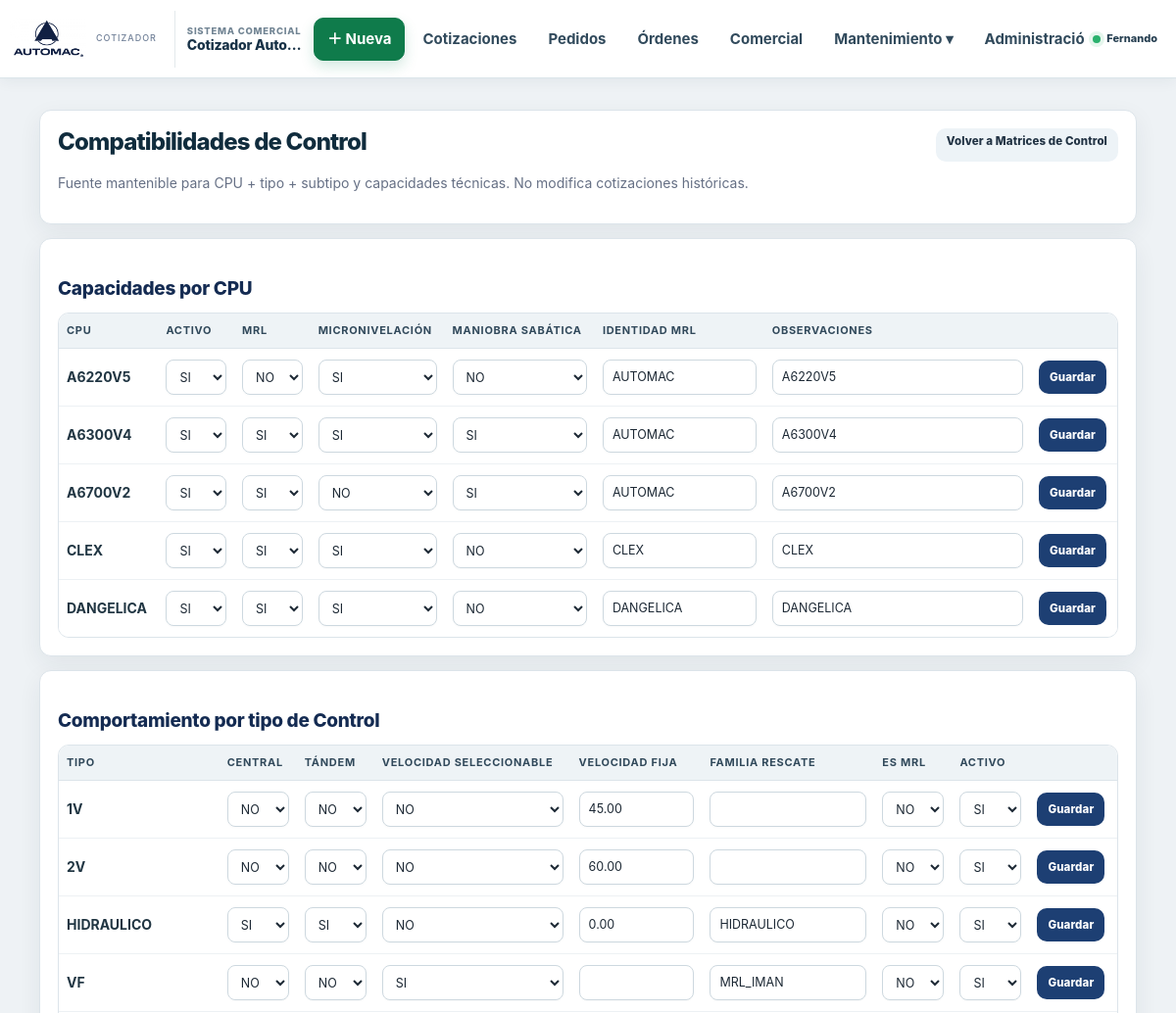
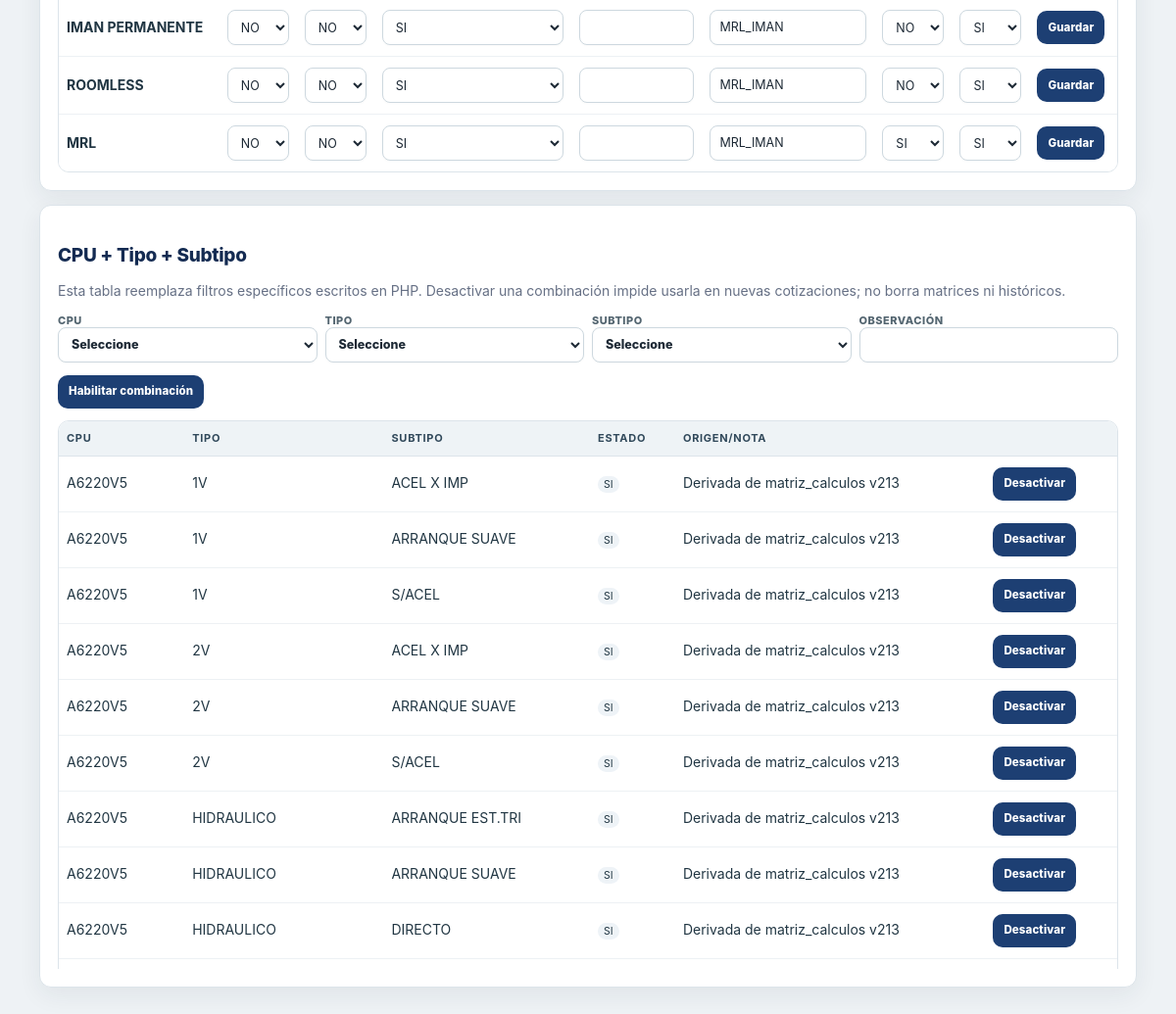
/mantenimiento_control_compatibilidades.php (signed in), run on the app's committed database (2 pictures, top to bottom).
### tables this page shows
CREATE TABLE `cpus` (
  `cpu_id` tinyint(3) UNSIGNED NOT NULL,
  `cpu_name` varchar(50) NOT NULL,
  `velocidad_max_mmin` decimal(8,2) DEFAULT NULL,
  `admite_encoder` enum('SI','NO') DEFAULT NULL,
  `cpu_matriz_base_id` tinyint(3) UNSIGNED DEFAULT NULL
);

CREATE TABLE `control_cpu_capacidades` (
  `cpu_id` tinyint(3) UNSIGNED NOT NULL,
  `activo` enum('SI','NO') NOT NULL DEFAULT 'SI',
  `admite_mrl` enum('SI','NO') NOT NULL DEFAULT 'NO',
  `admite_micronivelacion` enum('SI','NO') NOT NULL DEFAULT 'NO',
  `admite_maniobra_sabatica` enum('SI','NO') NOT NULL DEFAULT 'NO',
  `mrl_identidad` varchar(40) NOT NULL DEFAULT 'AUTOMAC',
  `observaciones` varchar(255) NOT NULL DEFAULT ''
);

CREATE TABLE `tipos_control` (
  `ctrltipo_id` tinyint(3) UNSIGNED NOT NULL,
  `ctrltipo_name` varchar(50) NOT NULL
);

CREATE TABLE `control_tipo_capacidades` (
  `ctrltipo_id` tinyint(3) UNSIGNED NOT NULL,
  `requiere_central` enum('SI','NO') NOT NULL DEFAULT 'NO',
  `permite_tandem` enum('SI','NO') NOT NULL DEFAULT 'NO',
  `requiere_velocidad` enum('SI','NO') NOT NULL DEFAULT 'NO',
  `velocidad_fija_mmin` decimal(8,2) DEFAULT NULL,
  `familia_rescate` varchar(30) NOT NULL DEFAULT '',
  `es_mrl` enum('SI','NO') NOT NULL DEFAULT 'NO',
  `activo` enum('SI','NO') NOT NULL DEFAULT 'SI'
);

CREATE TABLE `control_compatibilidades` (
  `compatibilidad_id` int(10) UNSIGNED NOT NULL,
  `cpu_id` tinyint(3) UNSIGNED NOT NULL,
  `ctrltipo_id` tinyint(3) UNSIGNED NOT NULL,
  `ctrlsubtipo_id` smallint(5) UNSIGNED NOT NULL,
  `activo` enum('SI','NO') NOT NULL DEFAULT 'SI',
  `observaciones` varchar(255) NOT NULL DEFAULT ''
);

CREATE TABLE `subtipos_control` (
  `ctrlsubtipo_id` smallint(5) UNSIGNED NOT NULL,
  `ctrlsubtipo_name` varchar(100) NOT NULL,
  `velocidad_max_mmin` decimal(8,2) DEFAULT NULL,
  `habilita_mayor_75` enum('SI','NO') NOT NULL DEFAULT 'NO'
);

### schema_guard.php (called while the page is built, shortened)
<?php
function esquemaTablaExiste(mysqli $conexion, string $tabla): bool
{
    static $cache = array();
    $clave = spl_object_id($conexion) . '|' . strtolower($tabla);
    if (array_key_exists($clave, $cache)) return $cache[$clave];
    $stmt = $conexion->prepare('SELECT 1 FROM information_schema.tables WHERE table_schema=DATABASE() AND table_name=? LIMIT 1');
    $stmt->bind_param('s', $tabla);
    $stmt->execute();
    $ok = (bool)$stmt->get_result()->fetch_row();
    return $cache[$clave] = $ok;
}
function esquemaColumnaExiste(mysqli $conexion, string $tabla, string $columna): bool
{
    static $cache = array();
    $clave = spl_object_id($conexion) . '|' . strtolower($tabla) . '|' . strtolower($columna);
    if (array_key_exists($clave, $cache)) return $cache[$clave];
    $stmt = $conexion->prepare('SELECT 1 FROM information_schema.columns WHERE table_schema=DATABASE() AND table_name=? AND column_name=? LIMIT 1');
    $stmt->bind_param('ss', $tabla, $columna);
    $stmt->execute();
    $ok = (bool)$stmt->get_result()->fetch_row();
    return $cache[$clave] = $ok;
}
function verificarTablaColumnas(mysqli $conexion, string $tabla, array $columnas = array(), string $migracion = ''): void
{
    if (!esquemaTablaExiste($conexion, $tabla)) {
        $msg = "Falta la tabla requerida {$tabla}.";
        if ($migracion !== '') $msg .= " Ejecute {$migracion}.";
        throw new RuntimeException($msg);
    }
    foreach ($columnas as $columna) {
        if (!esquemaColumnaExiste($conexion, $tabla, $columna)) {
            $msg = "Falta la columna requerida {$tabla}.{$columna}.";
            if ($migracion !== '') $msg .= " Ejecute {$migracion}.";
            throw new RuntimeException($msg);
        }
    }
}

### auth.php (called while the page is built, shortened)
<?php
function asegurarSistemaUsuarios(mysqli $conexion): void
{
    require_once __DIR__ . '/schema_guard.php';
    try {
        verificarTablaColumnas($conexion, 'usuarios', array(
            'usuario_id','usuario_login','usuario_nombre','usuario_password','usuario_rol',
            'usuario_activo','usuario_debe_cambiar_clave'
        ), 'migracion_consolidacion_v59.sql');
    } catch (Throwable $e) {
        die('La base de datos no tiene el esquema requerido: ' . htmlspecialchars($e->getMessage(), ENT_QUOTES, 'UTF-8'));
    }
    asegurarAuditoriaActividad($conexion);
}

### auditoria_actividad.php (called while the page is built, shortened)
<?php
function asegurarAuditoriaActividad(mysqli $conexion): void
{
    static $hecho=false; if($hecho)return; $hecho=true;
    require_once __DIR__ . '/schema_guard.php';
    verificarTablaColumnas($conexion, 'auditoria_actividad', array('actividad_id','fecha','usuario_id','usuario_login','usuario_nombre','usuario_rol','modulo','accion','detalle','referencia','pagina','metodo','ip'), 'migracion_mejoras_integrales_v427.sql');
}
?>

### control_parametros.php (called while the page is built, shortened)
<?php
require_once __DIR__ . '/schema_guard.php';
function ctrlTablaExiste(mysqli $c, string $tabla): bool { return esquemaTablaExiste($c,$tabla); }
function ctrlColumnaExiste(mysqli $c, string $tabla, string $columna): bool { return esquemaColumnaExiste($c,$tabla,$columna); }

### mantenimiento_control_compatibilidades.php (the view, shortened to what this page needs)
<?php
require_once 'conexion.php';
require_once 'auth.php';
require_once 'control_parametros.php';
asegurarSistemaUsuarios($conexion);
$conexion->set_charset('utf8mb4');
function ce($v){return htmlspecialchars((string)$v,ENT_QUOTES,'UTF-8');}
$instalado=ctrlTablaExiste($conexion,'control_cpu_capacidades')&&ctrlTablaExiste($conexion,'control_tipo_capacidades')&&ctrlTablaExiste($conexion,'control_compatibilidades');
$cpuRows=$tipoRows=$compatRows=null;if($instalado){$cpuRows=$conexion->query("SELECT c.cpu_id,c.cpu_name,cap.* FROM cpus c LEFT JOIN control_cpu_capacidades cap ON cap.cpu_id=c.cpu_id ORDER BY c.cpu_id");$tipoRows=$conexion->query("SELECT t.ctrltipo_id,t.ctrltipo_name,cap.* FROM tipos_control t LEFT JOIN control_tipo_capacidades cap ON cap.ctrltipo_id=t.ctrltipo_id ORDER BY t.ctrltipo_id");$compatRows=$conexion->query("SELECT cc.*,c.cpu_name,t.ctrltipo_name,s.ctrlsubtipo_name FROM control_compatibilidades cc JOIN cpus c ON c.cpu_id=cc.cpu_id JOIN tipos_control t ON t.ctrltipo_id=cc.ctrltipo_id JOIN subtipos_control s ON s.ctrlsubtipo_id=cc.ctrlsubtipo_id ORDER BY c.cpu_name,t.ctrltipo_id,s.ctrlsubtipo_name");}
?><!doctype html><html lang="es"><head><meta charset="utf-8"><title>Compatibilidades de Control · Automac</title><link rel="stylesheet" href="automac-ui.css"></head><body><?php require 'menu.php';?><main><section class="card"><div class="head"><div><h1 style="margin:0">Compatibilidades de Control</h1><p class="mini">Fuente mantenible para CPU + tipo + subtipo y capacidades técnicas. No modifica cotizaciones históricas.</p></div><div><a class="btn sec" href="mantenimiento_control.php?tab=catalogos">Volver a Matrices de Control</a></div></div></section>
<?php if($instalado):?>
<section class="card"><h2>Capacidades por CPU</h2><div class="tablewrap"><table><thead><tr><th>CPU</th><th>Activo</th><th>MRL</th><th>Micronivelación</th><th>Maniobra sabática</th><th>Identidad MRL</th><th>Observaciones</th><th></th></tr></thead><tbody><?php while($r=$cpuRows->fetch_assoc()):?><tr><form method="post"><?= automacCsrfInput() ?><input type="hidden" name="accion" value="cpu"><input type="hidden" name="cpu_id" value="<?=(int)$r['cpu_id']?>"><td><strong><?=ce($r['cpu_name'])?></strong></td><td><?php if(ctrlColumnaExiste($conexion,'control_cpu_capacidades','activo')):?><select name="activo"><option <?=$r['activo']==='NO'?'selected':''?>>NO</option><option <?=($r['activo']??'SI')==='SI'?'selected':''?>>SI</option></select><?php else:?><span class="tag">SI</span><?php endif;?></td><td><select name="admite_mrl"><option <?=$r['admite_mrl']==='NO'?'selected':''?>>NO</option><option <?=$r['admite_mrl']==='SI'?'selected':''?>>SI</option></select></td><td><select name="admite_micronivelacion"><option <?=$r['admite_micronivelacion']==='NO'?'selected':''?>>NO</option><option <?=$r['admite_micronivelacion']==='SI'?'selected':''?>>SI</option></select></td><td><select name="admite_maniobra_sabatica"><option <?=$r['admite_maniobra_sabatica']==='NO'?'selected':''?>>NO</option><option <?=$r['admite_maniobra_sabatica']==='SI'?'selected':''?>>SI</option></select></td><td><input name="mrl_identidad" value="<?=ce($r['mrl_identidad']??'AUTOMAC')?>" size="12"></td><td><input name="observaciones" value="<?=ce($r['observaciones']??'')?>" size="24"></td><td><button class="btn">Guardar</button></td></form></tr><?php endwhile;?></tbody></table></div></section>
<section class="card"><h2>Comportamiento por tipo de Control</h2><div class="tablewrap"><table><thead><tr><th>Tipo</th><th>Central</th><th>Tándem</th><th>Velocidad seleccionable</th><th>Velocidad fija</th><th>Familia rescate</th><th>Es MRL</th><th>Activo</th><th></th></tr></thead><tbody><?php while($r=$tipoRows->fetch_assoc()):?><tr><form method="post"><?= automacCsrfInput() ?><input type="hidden" name="accion" value="tipo"><input type="hidden" name="ctrltipo_id" value="<?=(int)$r['ctrltipo_id']?>"><td><strong><?=ce($r['ctrltipo_name'])?></strong></td><?php foreach(array('requiere_central','permite_tandem','requiere_velocidad') as $f):?><td><select name="<?=$f?>"><option <?=$r[$f]==='NO'?'selected':''?>>NO</option><option <?=$r[$f]==='SI'?'selected':''?>>SI</option></select></td><?php endforeach;?><td><input name="velocidad_fija_mmin" size="7" value="<?=ce($r['velocidad_fija_mmin'])?>"></td><td><input name="familia_rescate" size="12" value="<?=ce($r['familia_rescate'])?>"></td><td><select name="es_mrl"><option <?=$r['es_mrl']==='NO'?'selected':''?>>NO</option><option <?=$r['es_mrl']==='SI'?'selected':''?>>SI</option></select></td><td><select name="activo"><option <?=$r['activo']==='NO'?'selected':''?>>NO</option><option <?=$r['activo']==='SI'?'selected':''?>>SI</option></select></td><td><button class="btn">Guardar</button></td></form></tr><?php endwhile;?></tbody></table></div></section>
<section class="card"><h2>CPU + Tipo + Subtipo</h2><p class="mini">Esta tabla reemplaza filtros específicos escritos en PHP. Desactivar una combinación impide usarla en nuevas cotizaciones; no borra matrices ni históricos.</p><form method="post" class="grid"><label>CPU<select name="cpu_id" required><option value="">Seleccione</option></select></label><label>Tipo<select name="ctrltipo_id" required><option value="">Seleccione</option></select></label><label>Subtipo<select name="ctrlsubtipo_id" required><option value="">Seleccione</option></select></label><label>Observación<input name="observaciones"></label><div><button class="btn">Habilitar combinación</button></div></form><div class="tablewrap" style="margin-top:12px"><table><thead><tr><th>CPU</th><th>Tipo</th><th>Subtipo</th><th>Estado</th><th>Origen/nota</th><th></th></tr></thead><tbody><?php while($r=$compatRows->fetch_assoc()):?><tr class="<?=$r['activo']==='SI'?'':'off'?>"><td><?=ce($r['cpu_name'])?></td><td><?=ce($r['ctrltipo_name'])?></td><td><?=ce($r['ctrlsubtipo_name'])?></td><td><span class="tag"><?=ce($r['activo'])?></span></td><td><?=ce($r['observaciones'])?></td><td><form method="post" class="inline"><button class="btn <?=$r['activo']==='SI'?'sec':''?>"><?=$r['activo']==='SI'?'Desactivar':'Activar'?></button></form></td></tr><?php endwhile;?></tbody></table></div></section>
<?php endif;?></main></body></html>

### cotizador-v15.css (style rules this page uses)
html { --v15-top:80px!important; --v15-nav:68px!important; }

### mantenimiento_control_compatibilidades.php (style rules this page uses)
main { max-width:1500px;margin:auto;padding:24px }
.card { background:#fff;border:1px solid #dfe5ec;border-radius:12px;padding:16px;margin-bottom:14px }
.head { display:flex;justify-content:space-between;gap:12px;align-items:flex-start;flex-wrap:wrap }
.btn { display:inline-block;padding:8px 11px;border:0;border-radius:8px;background:#0f5f9c;color:#fff;text-decoration:none;font-weight:700;cursor:pointer }
.sec { background:#edf3f7;color:#234 }
.tablewrap { overflow:auto;max-height:560px }
table { width:100%;border-collapse:collapse;font-size:12px }
th,td { padding:7px;border-bottom:1px solid #e5ebf0;text-align:left;vertical-align:top }
th { background:#243746;color:#fff;position:sticky;top:0 }
input,select { padding:6px;border:1px solid #cbd5df;border-radius:6px }
form.inline { display:flex;gap:6px;align-items:center;flex-wrap:wrap }
.grid { display:grid;grid-template-columns:repeat(4,minmax(170px,1fr));gap:8px }
.mini { font-size:12px;color:#667085 }
.tag { padding:2px 6px;border-radius:999px;background:#eef3f7 }

### data on the page
cpus: cpu_name "A6220V5", mrl_identidad "AUTOMAC", observaciones "A6220V5"
cpus: cpu_name "A6300V4", mrl_identidad "AUTOMAC", observaciones "A6300V4"
cpus: cpu_name "A6700V2", mrl_identidad "AUTOMAC", observaciones "A6700V2"
cpus: cpu_name "CLEX", mrl_identidad "CLEX", observaciones "CLEX"
cpus: cpu_name "DANGELICA", mrl_identidad "DANGELICA", observaciones "DANGELICA"
tipos_control: ctrltipo_name "1V", velocidad_fija_mmin "45.00"
tipos_control: ctrltipo_name "2V", velocidad_fija_mmin "60.00"
tipos_control: ctrltipo_name "HIDRAULICO", velocidad_fija_mmin "0.00", familia_rescate "HIDRAULICO"
tipos_control: ctrltipo_name "VF", familia_rescate "MRL_IMAN"
tipos_control: ctrltipo_name "IMAN PERMANENTE", familia_rescate "MRL_IMAN"
tipos_control: ctrltipo_name "ROOMLESS", familia_rescate "MRL_IMAN"
tipos_control: ctrltipo_name "MRL", familia_rescate "MRL_IMAN"
control_compatibilidades: cpu.cpu_name "A6220V5", tipos_control.ctrltipo_name "1V", ctrlsubtipo.ctrlsubtipo_name "ACEL X IMP", activo "SI", observaciones "Derivada de matriz_calculos v213", shows "Desactivar"
control_compatibilidades: cpu.cpu_name "A6220V5", tipos_control.ctrltipo_name "1V", ctrlsubtipo.ctrlsubtipo_name "ARRANQUE SUAVE", activo "SI", observaciones "Derivada de matriz_calculos v213", shows "Desactivar"
control_compatibilidades: cpu.cpu_name "A6220V5", tipos_control.ctrltipo_name "1V", ctrlsubtipo.ctrlsubtipo_name "S/ACEL", activo "SI", observaciones "Derivada de matriz_calculos v213", shows "Desactivar"
control_compatibilidades: cpu.cpu_name "A6220V5", tipos_control.ctrltipo_name "2V", ctrlsubtipo.ctrlsubtipo_name "ACEL X IMP", activo "SI", observaciones "Derivada de matriz_calculos v213", shows "Desactivar"
control_compatibilidades: cpu.cpu_name "A6220V5", tipos_control.ctrltipo_name "2V", ctrlsubtipo.ctrlsubtipo_name "ARRANQUE SUAVE", activo "SI", observaciones "Derivada de matriz_calculos v213", shows "Desactivar"
control_compatibilidades: cpu.cpu_name "A6220V5", tipos_control.ctrltipo_name "2V", ctrlsubtipo.ctrlsubtipo_name "S/ACEL", activo "SI", observaciones "Derivada de matriz_calculos v213", shows "Desactivar"
control_compatibilidades: cpu.cpu_name "A6220V5", tipos_control.ctrltipo_name "HIDRAULICO", ctrlsubtipo.ctrlsubtipo_name "ARRANQUE EST.TRI", activo "SI", observaciones "Derivada de matriz_calculos v213", shows "Desactivar"
control_compatibilidades: cpu.cpu_name "A6220V5", tipos_control.ctrltipo_name "HIDRAULICO", ctrlsubtipo.ctrlsubtipo_name "ARRANQUE SUAVE", activo "SI", observaciones "Derivada de matriz_calculos v213", shows "Desactivar"
control_compatibilidades: cpu.cpu_name "A6220V5", tipos_control.ctrltipo_name "HIDRAULICO", ctrlsubtipo.ctrlsubtipo_name "DIRECTO", activo "SI", observaciones "Derivada de matriz_calculos v213", shows "Desactivar"

### other printed values
$tituloPaginaMenu "Cotizador Auto…"
$nombreUsuarioMenu "Fernando"
